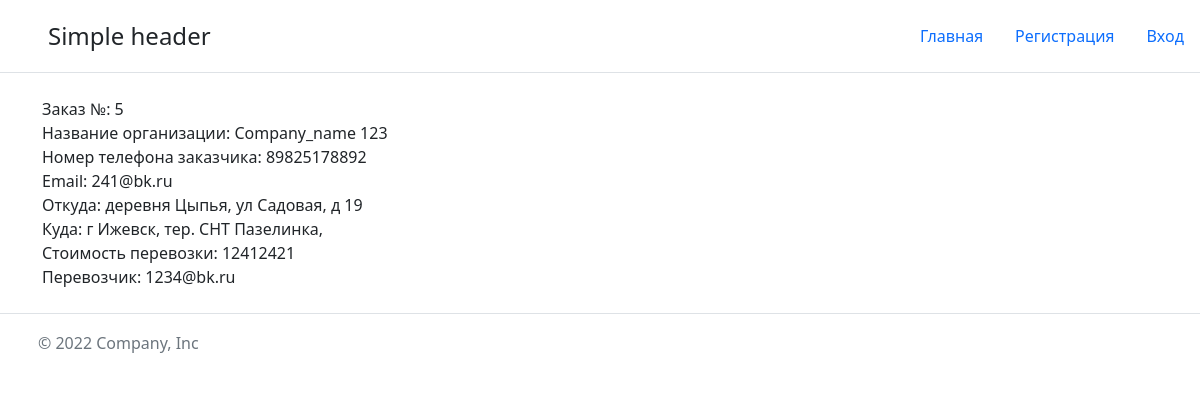
The app's page /account/order/5, older data.
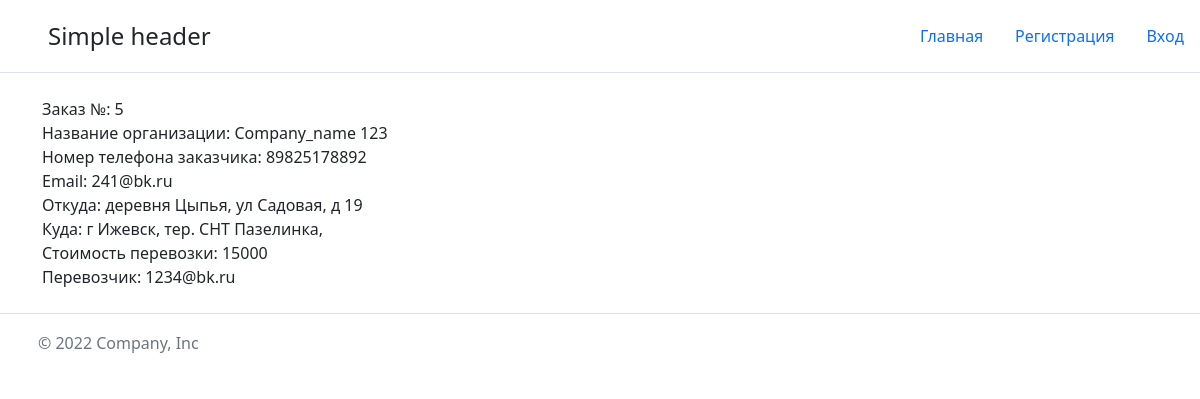
The same page, newer data.
### main/models.py (models this page shows, shortened)
class Order_wait_list(models.Model):
    order = models.ForeignKey(Order, on_delete=models.CASCADE, verbose_name='Заказ', related_name='order_in_w_list')
    carrier = models.ForeignKey(User, on_delete=models.CASCADE, verbose_name='Доставщик', related_name='carrier_order')
    carrier_price = models.DecimalField(verbose_name='Стоимость', max_digits=19, decimal_places=0)
    data_add_to_wait_list = models.DateTimeField(verbose_name='Дата создания заявки', auto_now_add=True)
    is_selected = models.BooleanField(default=False, verbose_name='Выбрана заказчиком')
    def __str__(self):
        return f'{self.carrier}'

class Order(models.Model):
    company = models.ForeignKey(User, on_delete=models.PROTECT, related_name='order_author')
    company_name = models.CharField(max_length=100)
    address_city = models.CharField(max_length=50)
    address_street = models.CharField(max_length=100, blank=True, null=True)
    full_address = models.CharField(max_length=150)
    address_city_to = models.CharField(max_length=50)
    address_street_to = models.CharField(max_length=100, blank=True, null=True)
    full_address_to = models.CharField(max_length=150)
    price = models.DecimalField(verbose_name='Стоимость', max_digits=19, decimal_places=0, blank=True, null=True)
    carrier = models.ForeignKey('Order_wait_list', on_delete=models.SET_NULL, related_name='order_carrier',
                                   blank=True, null=True,)
    is_complete = models.BooleanField(default=False, blank=True, null=True)
    is_payments = models.BooleanField(default=False, blank=True, null=True)
    data = models.DateTimeField(auto_now_add=True, blank=True, null=True)
    data_update = models.DateTimeField(auto_now=True, blank=True, null=True)
    is_hidden = models.BooleanField(default=False, verbose_name='Скрыт от пользователя (думает что удален!)')

class User(AbstractBaseUser, PermissionsMixin):
    company_name = models.CharField(max_length=255, unique=True, verbose_name='Названием организации')
    email = models.EmailField(null=False, unique=True, verbose_name='Email')
    phone = models.CharField(max_length=32, null=True, blank=True, verbose_name='Телефоном')
    inn = models.CharField(max_length=12, null=False, unique=True, verbose_name='ИНН организации')
    data_registration = models.DateTimeField(auto_now_add=True, verbose_name='Дата регистрации')
    is_carrier = models.BooleanField(default=False, verbose_name='Перевозчик')
    is_active = models.BooleanField(default=True, verbose_name='Активен')
    is_staff = models.BooleanField(default=False, verbose_name='Сотрудник')
    is_superuser = models.BooleanField(default=False, verbose_name='Суперпользователь')
    is_verified = models.BooleanField(default=False, verbose_name='Верифицирован')
    email_verified = models.BooleanField(default=False, verbose_name='Верификация email')
    object = UserManager()
    USERNAME_FIELD = 'email'
    REQUIRED_FIELDS = []
    class Meta:
        verbose_name = 'Пользователь'
        verbose_name_plural = 'Пользователи'

### main/views.py (the view)
# urls.py: path('account/order/<order_id>', views.order_detail, name='order_detail'),
def order_detail(request, order_id):
    paginate_by = 2
    query = Order_wait_list.objects.all().select_related('order').select_related('carrier').order_by(
        'carrier_price').filter(order=order_id)
    paginator = Paginator(query, paginate_by)
    page_number = request.GET.get('page')
    page_obj = paginator.get_page(page_number)
    page_paginator = page_obj.has_other_pages()
    f = Order.objects.all().filter(pk=order_id)
    if request.method == 'POST':
        f.update(carrier=request.POST['carrier'], price=request.POST['price'])
        query.filter(pk=request.POST['carrier']).update(is_selected=True)
        query = Order_wait_list.objects.all().filter(order=order_id).exclude(is_selected=True)
        query.delete()
        return redirect('y_o_l')
    return render(request, 'main/order_detail.html', {
        'title': f'заказ №{order_id}', 'active_account': 'active', 'page_paginator': page_paginator,
        'page_obj': page_obj, 'f': f,
    })

### main/templates/main/order_detail.html (shortened to what this page needs)
{% extends 'main/base.html' %}
{% block content %}
{%for item in page_obj%}
<div class="container">
    <div class="wrapper">
        <ul>
            <li><p>Заказ №: {{item.order.id}}</p></li>
            <li><p>Название организации: {{item.order.company_name}}</p></li>
            <li><p>Номер телефона заказчика: {{item.order.company.phone}}</p></li>
            <li><p>Email: {{item.order.company.email}}</p></li>
            <li><p>Откуда: {{item.order.full_address}}</p></li>
            <li><p>Куда: {{item.order.full_address_to}}</p></li>
            <li><p>Стоимость перевозки: {{item.order.price}}</p></li>
            {% if item.order.carrier != None %}
            <li><p>Перевозчик: {{item.order.carrier}}</p></li>
            {% endif %}
        </ul>
    </div>
</div>
{% endfor %}
{% endblock %}

### main/templates/main/base.html (shortened to what this page needs)
<!DOCTYPE html>
{% load static %}
<html lang="ru">
<head>
    <link href="https://cdn.jsdelivr.net/npm/bootstrap@5.2.1/dist/css/bootstrap.min.css" rel="stylesheet">
    <link rel="stylesheet" href="{% static 'main/css/styles.css' %}">
</head>
<header class="d-flex flex-wrap justify-content-center py-3 mb-4 border-bottom">
      <a href="/" class="d-flex align-items-center mb-3 mb-md-0 me-md-auto text-dark text-decoration-none">
        <svg class="bi me-2" width="40" height="32"><use xlink:href="#bootstrap"></use></svg>
        <span class="fs-4">Simple header</span>
      </a>
      <ul class="nav nav-pills">
        <li class="nav-item"><a href="{% url 'home' %}" class="nav-link {{ active_home }}" aria-current="page">Главная</a></li>
          {% if request.user.is_authenticated %}
        <li class="nav-item"><a href="{% url 'order' %}" class="nav-link {{ active_order }}">Оформить заказ</a></li>
          {% if request.user.is_carrier %}
        <li class="nav-item"><a href="{% url 'order_list' %}" class="nav-link {{ active_order_list }}">Список заказов</a></li>
          {% endif %}
        <li class="nav-item"><a href="{% url 'account' %}" class="nav-link {{ active_account }}">Личный кабинет</a></li>
        <li class="nav-item"><a href="{% url 'logout' %}" class="nav-link">Выйти</a></li>
          {% else %}
        <li class="nav-item"><a href="{% url 'register' %}" class="nav-link {{ active_reg }}">Регистрация</a></li>
        <li class="nav-item"><a href="{% url 'login' %}" class="nav-link {{ active_login }}">Вход</a></li>
          {% endif %}
      </ul>
</header>
<body>
{% block content %}
{% endblock %}
</body>
<footer class="d-flex flex-wrap justify-content-between align-items-center py-3 my-4 border-top">
    <div class="col-md-4 d-flex align-items-center">
      <a href="/" class="mb-3 me-2 mb-md-0 text-muted text-decoration-none lh-1">
        <svg class="bi" width="30" height="24"><use xlink:href="#bootstrap"></use></svg>
      </a>
      <span class="mb-3 mb-md-0 text-muted">© 2022 Company, Inc</span>
    </div>
    <ul class="nav col-md-4 justify-content-end list-unstyled d-flex">
      <li class="ms-3"><a class="text-muted" href="#"><svg class="bi" width="24" height="24"><use xlink:href="#twitter"></use></svg></a></li>
      <li class="ms-3"><a class="text-muted" href="#"><svg class="bi" width="24" height="24"><use xlink:href="#instagram"></use></svg></a></li>
      <li class="ms-3"><a class="text-muted" href="#"><svg class="bi" width="24" height="24"><use xlink:href="#facebook"></use></svg></a></li>
    </ul>
</footer>
</html>

### main/static/main/css/styles.css (style rules this page uses)
* { box-sizing: border-box; }
a { text-decoration: none; }
p { margin: 0; }
ul, li { display: block; padding: 0; margin: 0; }
.container { width: 1170px; margin: 0 auto; }
header a { color: #fff; }
.nav { display: flex; align-items: center; }

Row changes from the older to the newer data that the page shows:
removed Order_wait_list: order.id "5", order.company_name "Company_name 123", order.company.phone "89825178892", order.company.email "241@bk.ru", order.full_address "деревня Цыпья, ул Садовая, д 19", order.full_address_to "г Ижевск, тер. СНТ Пазелинка,", order.price "12412421", order.carrier "1234@bk.ru"
added Order_wait_list: order.id "5", order.company_name "Company_name 123", order.company.phone "89825178892", order.company.email "241@bk.ru", order.full_address "деревня Цыпья, ул Садовая, д 19", order.full_address_to "г Ижевск, тер. СНТ Пазелинка,", order.price "15000", order.carrier "1234@bk.ru"
